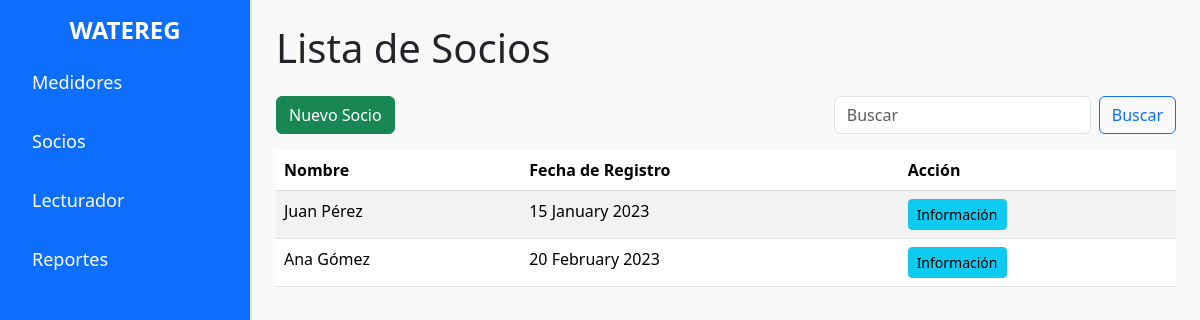
Page /socios.php on the earlier database version.
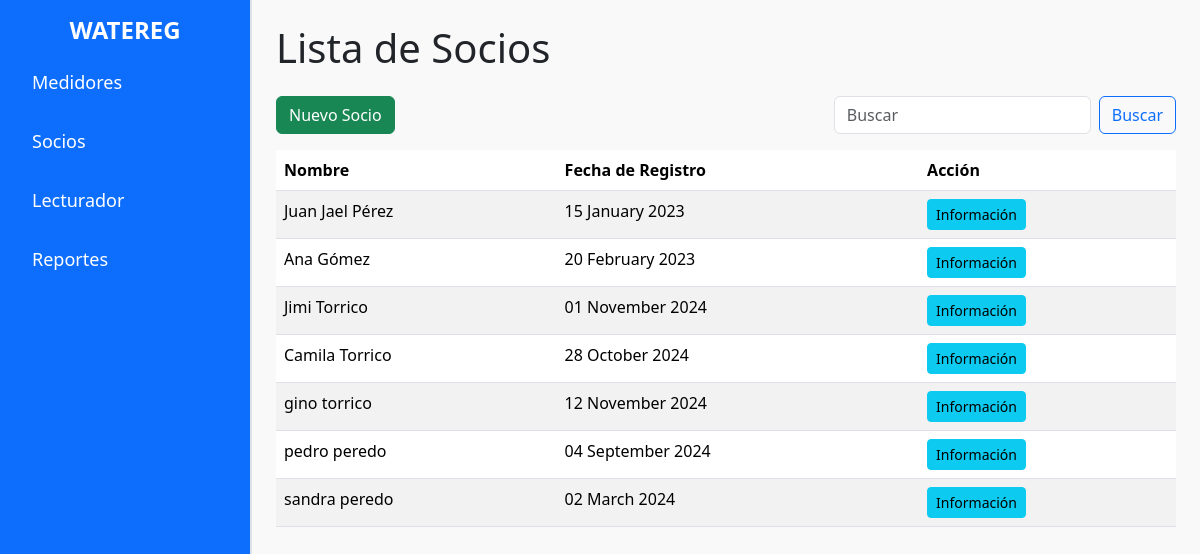
Same page on the later database version.
### tables this page shows
CREATE TABLE `socio` (
  `id_socio` bigint(20) NOT NULL,
  `ci` varchar(255) DEFAULT NULL,
  `nombre` varchar(255) DEFAULT NULL,
  `apellido` varchar(255) DEFAULT NULL,
  `telefono` varchar(255) DEFAULT NULL,
  `fecha_registro` date DEFAULT NULL
);

### socios.php (the view, shortened to what this page needs)
<?php
include 'conexion.php';
$busqueda = isset($_GET['buscar']) ? $_GET['buscar'] : '';
$sql = "SELECT id_socio, nombre, apellido, fecha_registro FROM socio";
$resultado = $conexion->query($sql);
?>
<!DOCTYPE html>
<html lang="es">
<head>
    <link rel="stylesheet" href="css/bootstrap.min.css">
    <link rel="stylesheet" href="css/styles.css">
</head>
<body>
    <div class="d-flex">
        <div class="sidebar bg-primary text-white p-3">
            <h2 class="sidebar-title">WATEREG</h2>
            <ul class="nav flex-column">
                <li class="nav-item">
                    <a class="nav-link text-white" href="index.php">Medidores</a>
                </li>
                <li class="nav-item">
                    <a class="nav-link text-white" href="socios.php">Socios</a>
                </li>
                <li class="nav-item">
                    <a class="nav-link text-white" href="lecturador.php">Lecturador</a>
                </li>
                <li class="nav-item">
                    <a class="nav-link text-white" href="pagos.php">Reportes</a>
                </li>
            </ul>
        </div>
        <div class="content flex-grow-1 p-4">
            <h1 class="mb-4">Lista de Socios</h1>
            <div class="d-flex justify-content-between mb-3">
                <button class="btn btn-success" onclick="window.location.href='registrar_socio.php'">Nuevo Socio</button>
                <form class="d-flex" method="GET" action="socios.php">
                    <input class="form-control me-2" type="search" name="buscar" placeholder="Buscar" value="<?= htmlspecialchars($busqueda) ?>" aria-label="Buscar">
                    <button class="btn btn-outline-primary" type="submit">Buscar</button>
                </form>
            </div>
            <table class="table table-striped">
                <thead>
                    <tr>
                        <th scope="col">Nombre</th>
                        <th scope="col">Fecha de Registro</th>
                        <th scope="col">Acción</th>
                    </tr>
                </thead>
                <tbody>
                    <?php if ($resultado->num_rows > 0): ?>
                        <?php while ($fila = $resultado->fetch_assoc()): ?>
                            <tr>
                                <td><?= htmlspecialchars($fila['nombre'] . ' ' . $fila['apellido']) ?></td>
                                <td><?= date("d F Y", strtotime($fila['fecha_registro'])) ?></td>
                                <td>
                                    <a href="informacion_socio.php?id=<?= $fila['id_socio'] ?>" class="btn btn-info btn-sm">Información</a>
                                </td>
                            </tr>
                        <?php endwhile; ?>
                    <?php else: ?>
                        <tr>
                            <td colspan="3" class="text-center">No se encontraron socios</td>
                        </tr>
                    <?php endif; ?>
                </tbody>
            </table>
        </div>
    </div>
</body>
</html>

Differences in the rows shown:
changed socio: nombre+apellido "Juan Pérez" → "Juan Jael Pérez"
added socio: nombre+apellido "Jimi Torrico", fecha_registro "01 November 2024"
added socio: nombre+apellido "Camila Torrico", fecha_registro "28 October 2024"
added socio: nombre+apellido "gino torrico", fecha_registro "12 November 2024"
added socio: nombre+apellido "pedro peredo", fecha_registro "04 September 2024"
added socio: nombre+apellido "sandra peredo", fecha_registro "02 March 2024"
